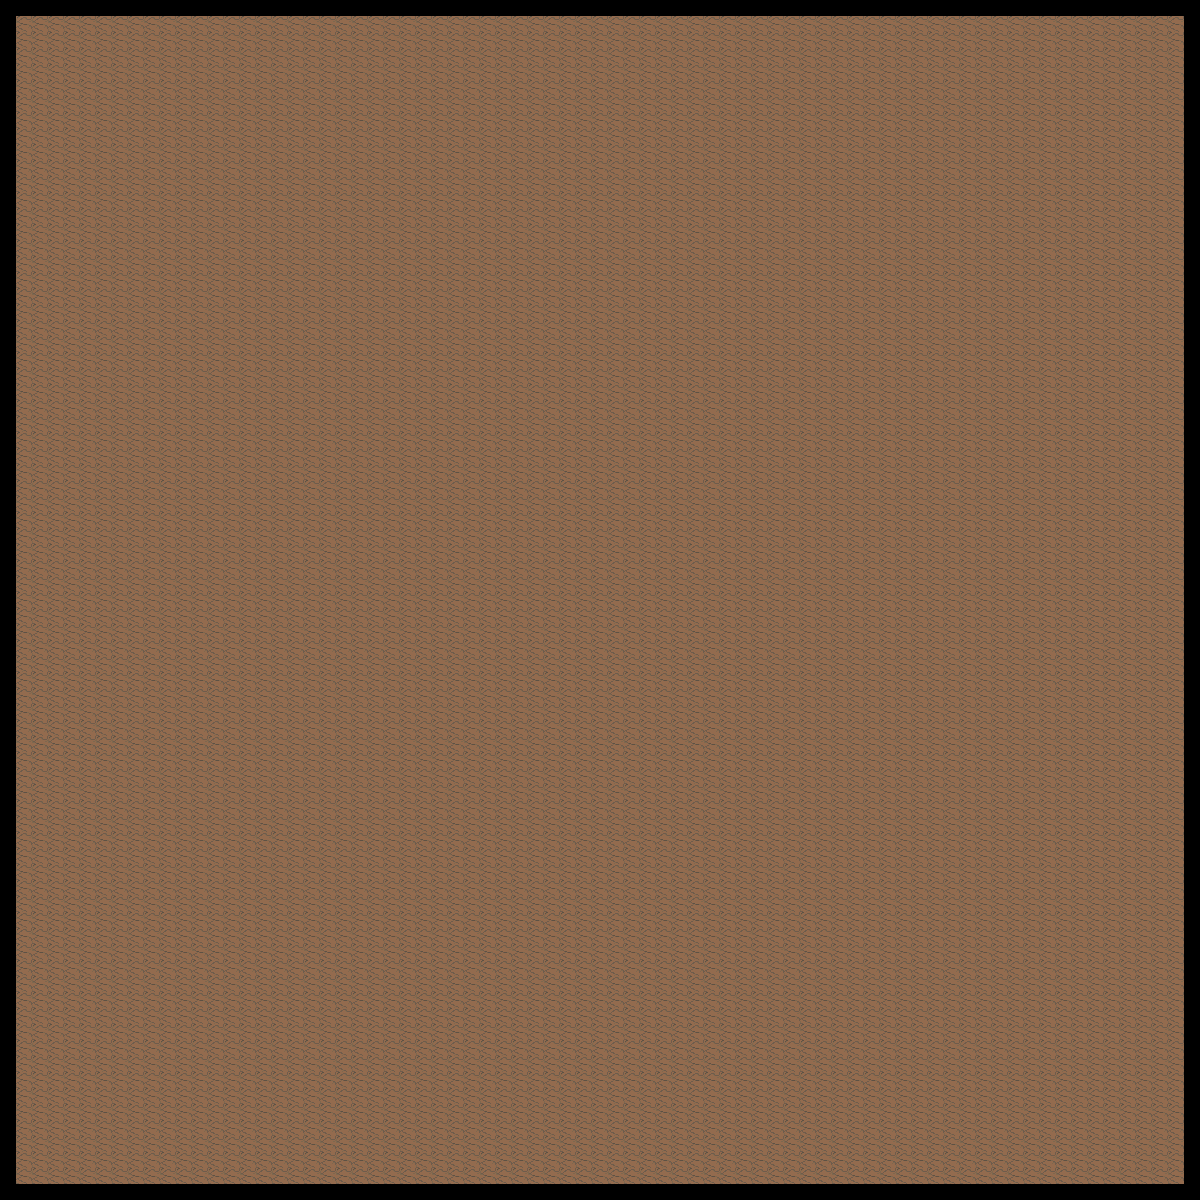

The image is a tile-based game level rendered from a .tmx file. Its description and source (layers, tilesets, objects; grid data summarised) follow:
An orthogonal 75x75 tile map with 16x16 px tiles, 1 tile layer (background).

<map version="1.10" tiledversion="1.10.1" orientation="orthogonal" renderorder="right-down" width="75" height="75" tilewidth="16" tileheight="16" infinite="0" nextlayerid="2" nextobjectid="1">
 <tileset firstgid="1" source="apocalypseTest.tsx" />
 <layer id="1" name="background" width="75" height="75">
  <data>[5625 cells, 5329 non-empty, 1 distinct tile ids]</data>
 </layer>
</map>
